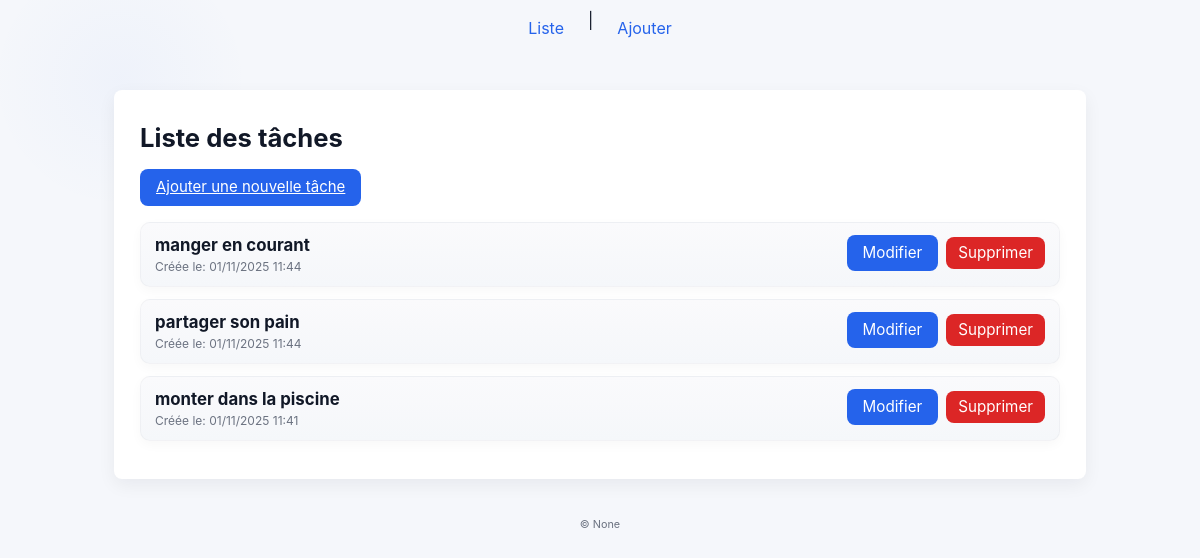
/taches/liste/ (signed in), run on an earlier commit of the app's database.
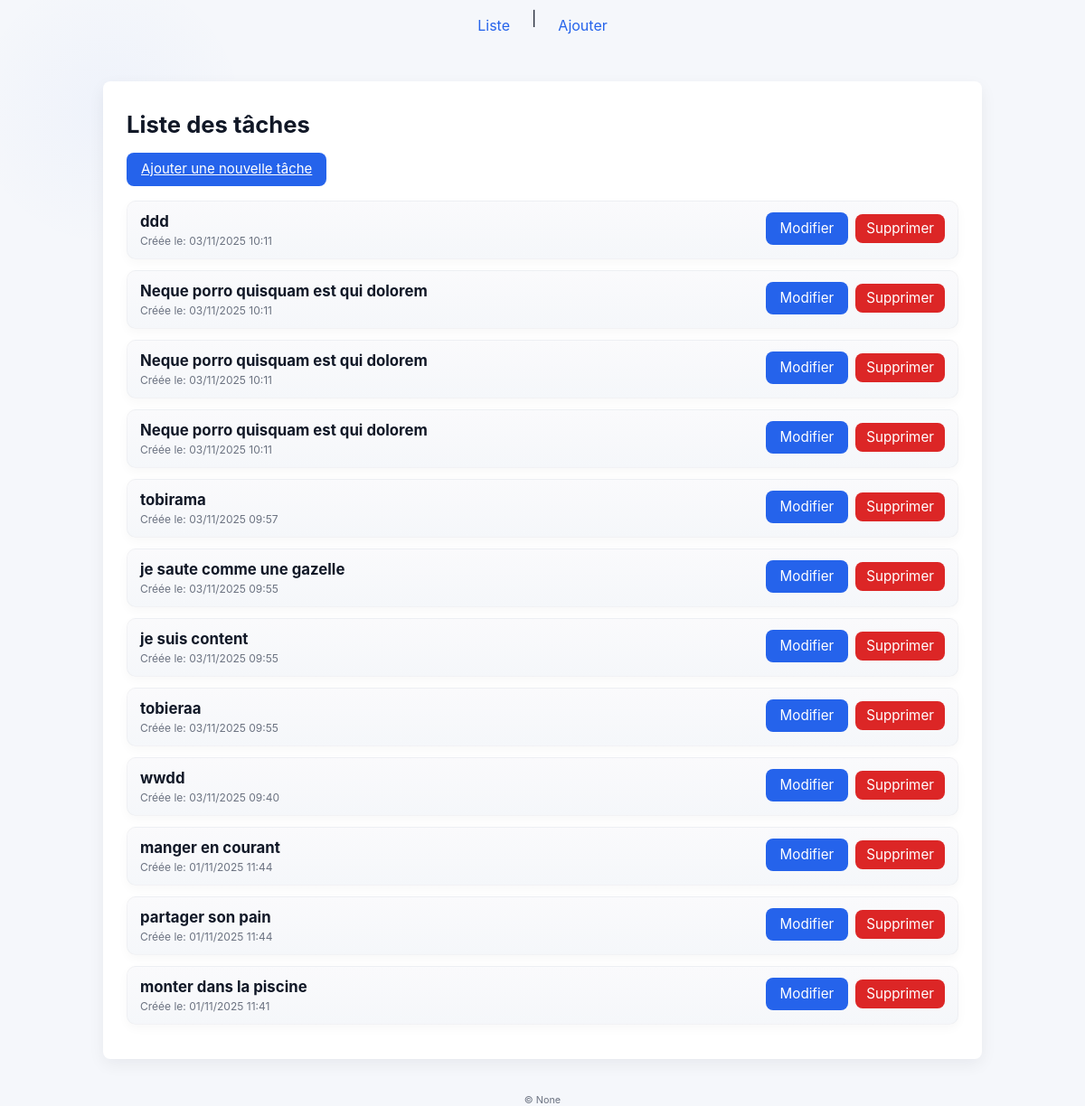
And on a later commit of the database.
### taches/models.py (models this page shows, shortened)
class Tache(models.Model):
	titre = models.CharField(max_length=200)
	description = models.TextField(blank=True)
	cree_le = models.DateTimeField(auto_now_add=True)
	termine = models.BooleanField(default=False)
	owner = models.ForeignKey(settings.AUTH_USER_MODEL, on_delete=models.CASCADE, related_name='taches', null=True, blank=True)

### taches/views.py (the view)
# urls.py: path("liste/", views.tache_list_html, name="liste_html"),
def tache_list_html(request):
    user = getattr(request, "user", None)
    if user and user.is_authenticated:
        if getattr(user, 'is_staff', False) or getattr(user, 'is_superuser', False):
            taches = Tache.objects.all().order_by('-cree_le')
        else:
            taches = Tache.objects.filter(owner=user).order_by('-cree_le')
    else:
        taches = Tache.objects.none()
    return render(request, 'taches/tache_liste.html', {'taches': taches})

### taches/templates/taches/tache_liste.html (shortened to what this page needs)
{% extends "taches/base.html" %}
{% block content %}
	<div class="page-header">
		<h1>Liste des tâches</h1>
		<p><a class="btn" href="{% url 'taches:ajouter' %}">Ajouter une nouvelle tâche</a></p>
	</div>
	{% if taches %}
		<ul>
			{% for t in taches %}
				<li>
					<article class="task-card {% if t.termine %}task-complete{% endif %}" aria-labelledby="tache-{{ t.pk }}">
						<div class="task-body">
							<strong id="tache-{{ t.pk }}">{{ t.titre }}</strong>
							<div class="meta">Créée le: {{ t.cree_le|date:"d/m/Y H:i" }}</div>
						</div>
						<div class="task-actions" role="group" aria-label="Actions pour {{ t.titre }}">
							<a class="btn" href="{% url 'taches:modifier' t.pk %}">Modifier</a>
							<a class="btn btn-danger" href="{% url 'taches:supprimer' t.pk %}">Supprimer</a>
						</div>
					</article>
				</li>
			{% endfor %}
		</ul>
	{% else %}
		<p>Aucune tâche pour l'instant.</p>
	{% endif %}
{% endblock %}

### taches/templates/taches/base.html (shortened to what this page needs)
<!doctype html>
<html lang="fr">
  <head>
    {% load static %}
    <link rel="stylesheet" href="{% static 'taches/css/style.css' %}">
  </head>
  <body>
    <header>
      <nav>
        <a href="{% url 'taches:liste_html' %}">Liste</a> |
        <a href="{% url 'taches:ajouter' %}">Ajouter</a>
      </nav>
    </header>
    <main class="container">
      {% block content %}{% endblock %}
    </main>
    <footer>
      <small>&copy; {{ now|default:None }}</small>
    </footer>
  </body>
  </html>

### taches/static/taches/css/style.css (style rules this page uses)
:root { --bg: #f5f7fb; --surface: #ffffff; --muted: #6b7280; --text: #111827; --primary: #2563eb; --primary-600: #1e40af; --accent: #06b6d4; --shadow: 0 6px 18px rgba(16,24,40,0.06); --radius: 8px; }
html, body { height: 100%; margin: 0; padding: 0; font-family: Inter, -apple-system, BlinkMacSystemFont, "Segoe UI", Roboto, "Helvetica Neue", Arial, sans-serif; background: radial-gradient(circle at 10% 10%, rgba(37,99,235,0.03), transparent 10%), var(--bg); color: var(--text); -webkit-font-smoothing: antialiased; }
.container { max-width: 920px; margin: 36px auto; padding: 26px; background: var(--surface); box-shadow: var(--shadow); border-radius: var(--radius); }
header { margin-bottom: 14px; }
header nav { display: flex; gap: 12px; justify-content: center; padding: 10px 0 8px 0; }
header nav a { color: var(--primary); text-decoration: none; padding: 8px 12px; border-radius: 6px; transition: background .12s ease, color .12s ease; }
h1 { margin: 6px 0 0 0; font-size: 1.6rem; }
button, .btn { background: var(--primary); color: #fff; border: none; padding: 10px 16px; border-radius: 8px; cursor: pointer; font-size: 15px; line-height: 1.1; transition: background .12s ease, box-shadow .12s ease; box-shadow: none; }
button, .btn, a.btn, a.btn-secondary, .btn-secondary, a.btn-danger, .btn-danger { color: #fff !important; }
a.btn, .btn, a.btn-secondary, .btn-secondary, a.btn-danger, .btn-danger { color: #fff; }
a.btn, a.btn-secondary, a.btn-danger { display: inline-block; }
.btn-danger, a.btn-danger { background: #dc2626; color: #fff; border: none; padding: 8px 12px; border-radius: 8px; text-decoration: none; }
ul { list-style: none; padding: 0; margin: 0; }
li { margin-bottom: 12px; }
.task-card { display: flex; gap: 12px; align-items: flex-start; padding: 12px 14px; border-radius: 10px; background: linear-gradient(180deg, rgba(250,250,252,1), rgba(245,247,250,1)); border: 1px solid rgba(14,20,34,0.03); box-shadow: 0 4px 12px rgba(15,23,42,0.03); }
.task-card .meta { color: var(--muted); font-size: 12px; }
.task-card strong { display:block; font-size:1.05rem; margin-bottom:4px; }
.task-actions { margin-left: auto; display:flex; gap:8px; align-items:center; }
.task-actions a { color: var(--primary); text-decoration:none; font-size:0.95rem; }
footer { text-align:center; margin-top:18px; color:var(--muted); font-size:13px; }

What changed in the data, as far as the page shows it:
added Tache: titre "ddd", cree_le "03/11/2025 10:11"
added Tache: titre "Neque porro quisquam est qui dolorem", cree_le "03/11/2025 10:11"
added Tache: titre "Neque porro quisquam est qui dolorem", cree_le "03/11/2025 10:11"
added Tache: titre "Neque porro quisquam est qui dolorem", cree_le "03/11/2025 10:11"
added Tache: titre "tobirama", cree_le "03/11/2025 09:57"
added Tache: titre "je saute comme une gazelle", cree_le "03/11/2025 09:55"
added Tache: titre "je suis content", cree_le "03/11/2025 09:55"
added Tache: titre "tobieraa", cree_le "03/11/2025 09:55"
added Tache: titre "wwdd", cree_le "03/11/2025 09:40"
